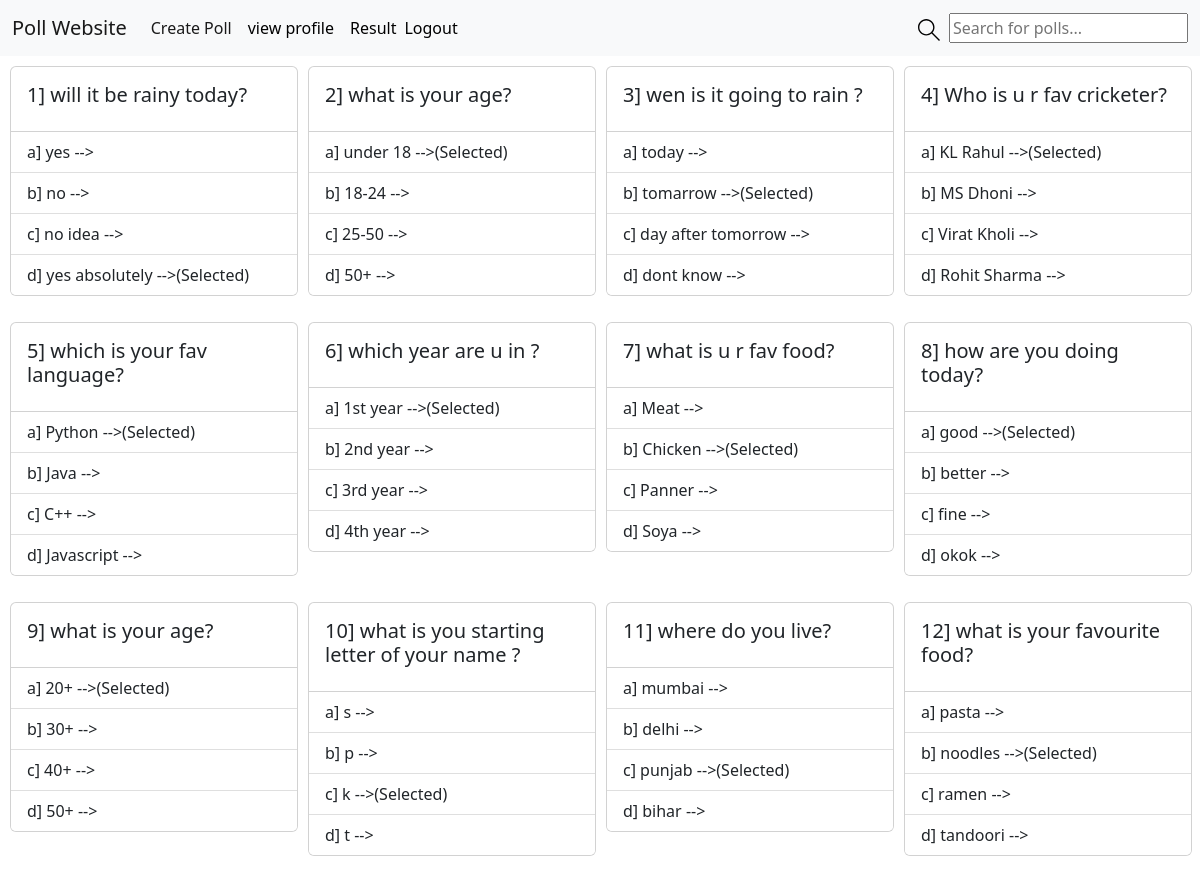
/result/ (signed in), run on the app's committed database.
### base/models.py (models this page shows, shortened)
class Poll(models.Model):
    created_by = models.ForeignKey(User,on_delete=models.CASCADE)
    question = models.TextField()
    option1 = models.CharField(max_length=200)
    option2 = models.CharField(max_length = 200)
    option3 = models.CharField(max_length=200)
    option4 = models.CharField(max_length=200)

### base/views.py (the view)
# urls.py: path('result/', views.getResult, name = 'result'),
@login_required(login_url='login')
def getResult(request):
    user = request.user
    poll_responses = ResponseModel.objects.filter(response_by=user)
    responses_array=[]
    print("POLL_RESPONSES = ",poll_responses)
    index=0
    for r in poll_responses:
        single_poll = r.poll.question
        index+=1
        poll_response_json={
            "index":index,
            "question":r.poll.question,
            "option1":r.poll.option1,
            "option2":r.poll.option2,
            "option3":r.poll.option3,
            "option4":r.poll.option4,
            "name":r.poll.created_by.name,
            "choose":r.choose,
        }
        responses_array.append(poll_response_json)
    context = {'page':'after_login',"poll_responses":responses_array}
    return render(request, 'base/result.html', context)

### base/templates/base/result.html (shortened to what this page needs)
{% extends 'main.html' %}
{% block content %}
{% for response in poll_responses%}
<div class="card_container">
    <div class="card" style="width: 18rem;">
        <div class="card-body">
          <h5 class="card-title">{{response.index}}]  {{response.question}}</h5>
        </div>
        <ul class="list-group list-group-flush">
          <li class="list-group-item">a] {{response.option1}} -->{% if response.choose == 1 %}(Selected){%endif%}</li>
          <li class="list-group-item">b] {{response.option2}} -->{% if response.choose == 2 %}(Selected){%endif%}</li>
          <li class="list-group-item">c] {{response.option3}} -->{% if response.choose == 3 %}(Selected){%endif%}</li>
          <li class="list-group-item">d] {{response.option4}} -->{% if response.choose == 4 %}(Selected){%endif%}</li>
        </ul>
    </div>
</div>
{%endfor%}
{% endblock %}

### base/templates/base/result.html (style rules this page uses)
.card { margin-bottom: 1rem; }
.card_container { display:flex; flex-direction:row; float: left; margin-left:10px; margin-top:10px; }

### data on the page
Poll: question "will it be rainy today?", option1 "yes", option2 "no", option3 "no idea", option4 "yes absolutely"
Poll: question "what is your age?", option1 "under 18", option2 "18-24", option3 "25-50", option4 "50+"
Poll: question "wen is it going to rain ?", option1 "today", option2 "tomarrow", option3 "day after tomorrow", option4 "dont know"
Poll: question "Who is u r fav cricketer?", option1 "KL Rahul", option2 "MS Dhoni", option3 "Virat Kholi", option4 "Rohit Sharma"
Poll: question "which is your fav language?", option1 "Python", option2 "Java", option3 "C++", option4 "Javascript"
Poll: question "which year are u in ?", option1 "1st year", option2 "2nd year", option3 "3rd year", option4 "4th year"
Poll: question "what is u r fav food?", option1 "Meat", option2 "Chicken", option3 "Panner", option4 "Soya"
Poll: question "how are you doing today?", option1 "good", option2 "better", option3 "fine", option4 "okok"
Poll: question "what is your age?", option1 "20+", option2 "30+", option3 "40+", option4 "50+"
Poll: index "10", question "what is you starting letter of your name ?", option1 "s", option2 "p", option3 "k", shows "(Selected)", option4 "t"
Poll: question "where do you live?", option1 "mumbai", option2 "delhi", option3 "punjab", option4 "bihar"
Poll: question "what is your favourite food?", option1 "pasta", option2 "noodles", option3 "ramen", option4 "tandoori"

### other printed values
{{ response.index }} "1" "2" "3" "4" "5" "6" "7" "8" "9" "11" "12"
